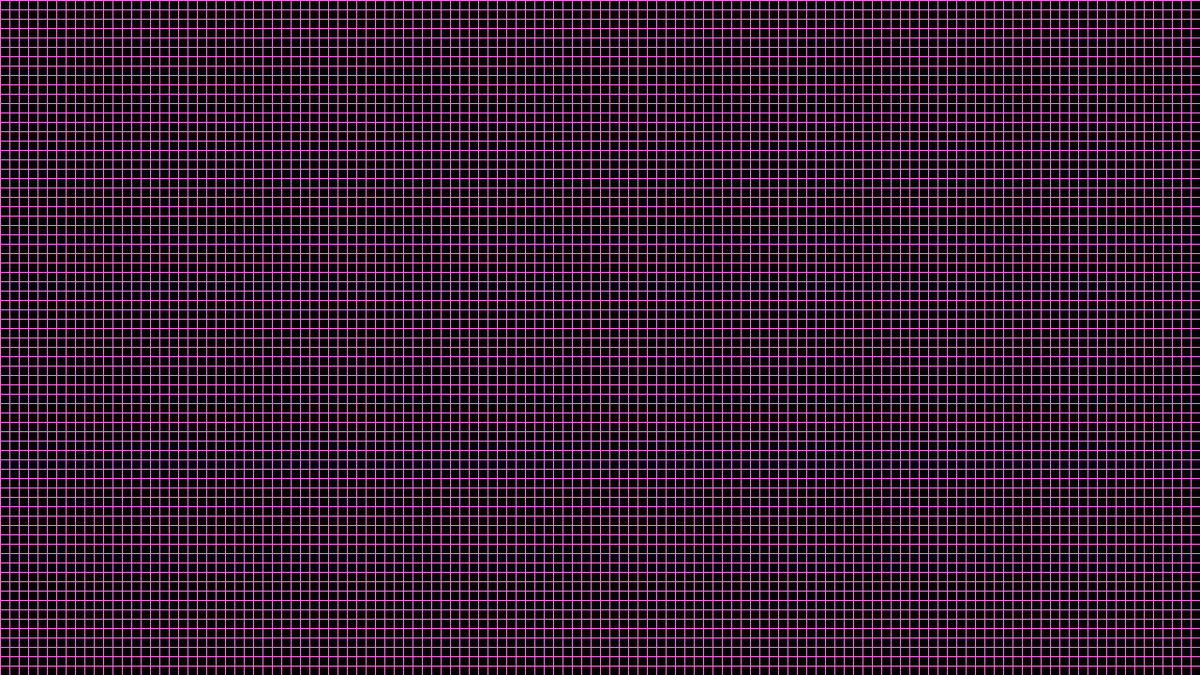
Frame 1 (no input)
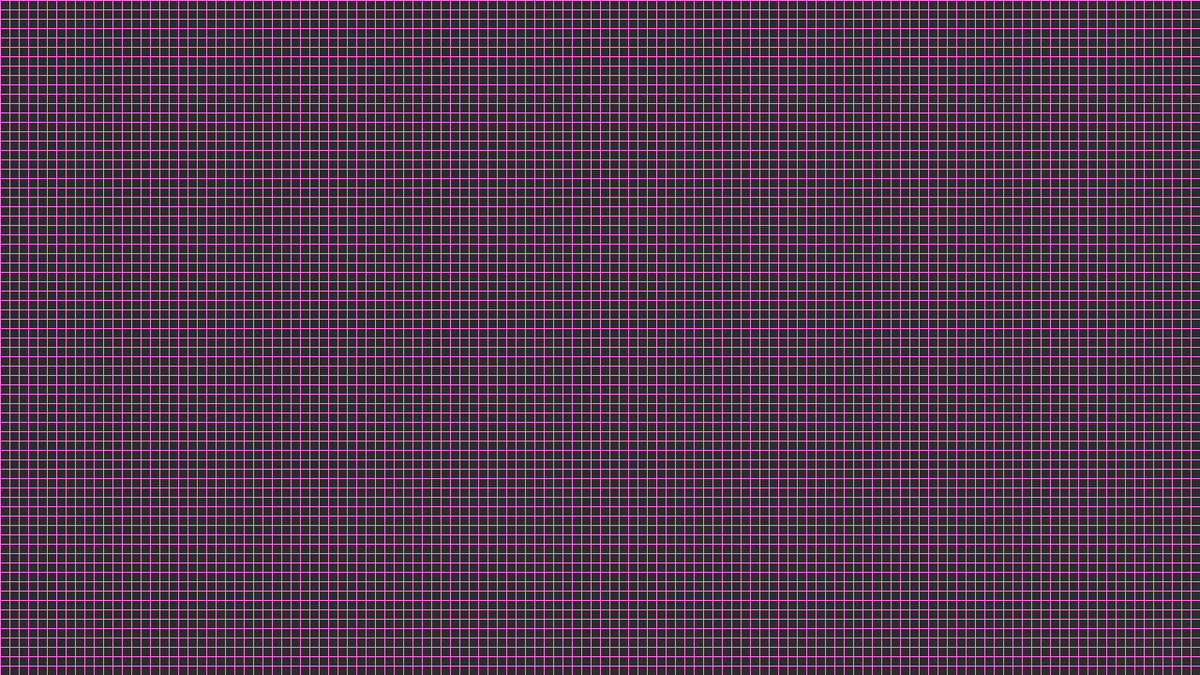
Frame 60 (the mouse pressed at the canvas centre just before this capture)
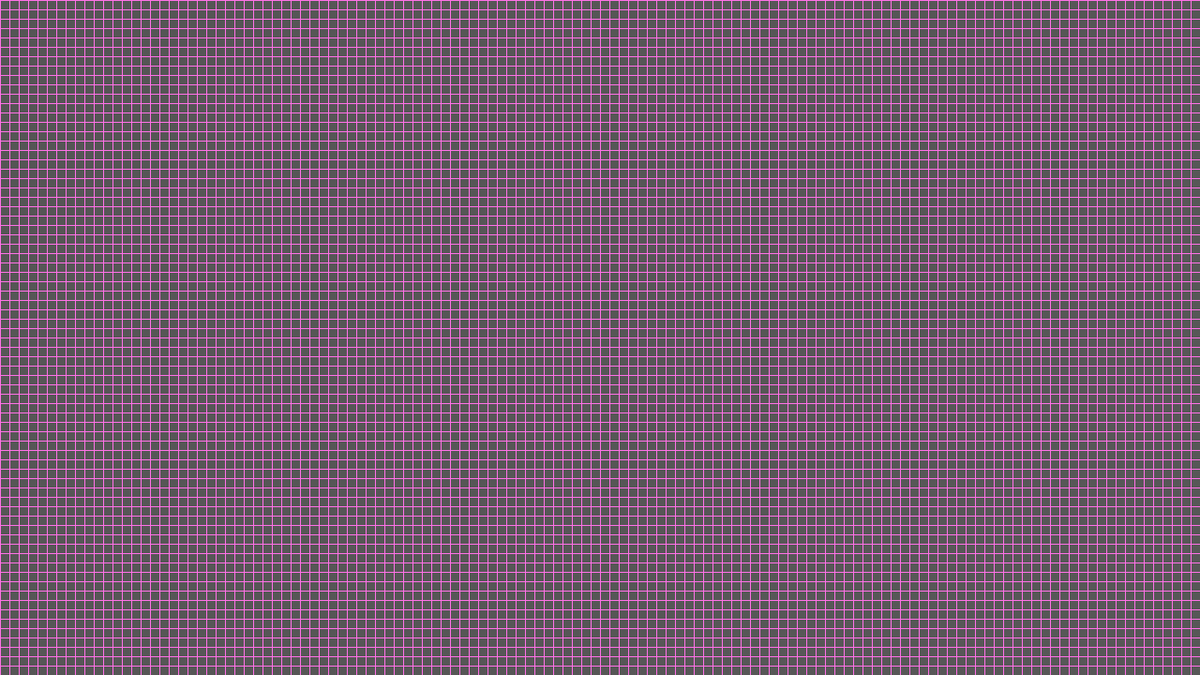
Frame 120 (the mouse held since frame 60 and released just before this capture)

The Processing sketch that drew these frames (run headless with seeded random() and noise(); from frame 60 on, the mouse is pressed at the canvas centre):

// Processing sketch: PL2DTest
// ── PL2DTest.pde



void setup(){

  size(1280,720);
  background(220,220,220);
 // noiseSeed(2);
  frameRate(400);
  
}

float scl = 10;
float xoff = 0;
float yoff = 0;
float nv; 

void draw(){
  
  for(float y = 0; y < height ; y = y + scl){
    xoff = 0;
    for(float x = 0; x < width ; x = x + scl){
      
      nv = fnT(xoff,yoff);
      
      stroke(255,113,231);
      fill(nv*255,nv*255,nv*255);
      rect(x,y,scl,scl);
      
      /*fill(255,108,240); 
      textSize(12);
      text(nv*10,x,y);*/
      
      xoff += 0.01;
    }
    yoff+= 0.01;  
  }


//noLoop();

println(yoff);

/*if(yoff > 5){

  scl = scl + 0.2;
  
}*/

}

// ── PerlinNoise1D_TEST.pde
float delta = 0;
int t = 0;
int i = 1;
float[] Ax = new float[width*10];
float[] Ay = new float[width*10];

static int scale = 1;

public static float fnsin(float x, float y, float A, float B){

  return A*sin(B*(x+y));
  
}

public static float fnmod(float x, float y, float A, float B){

  return (float) (B*100*y*Math.tan(A*x+B));
  
}

public static float fnT(float x, float y){

  return fnsin(x, y,1,0.004);
 // return fnsin(x, y, 16,0.04) + fnsin(x,y,16,5) + fnmod(x,y,16,0.04)+ fnsin(x,y,16,5);
}
